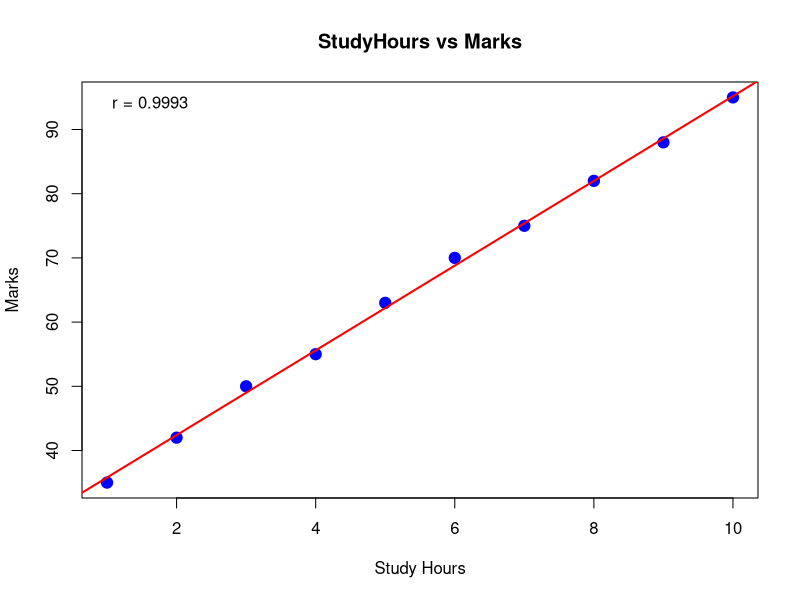

The R script that drew this image:
# Create StudyHours and Marks for 10 students; calculate Pearson correlation and draw a scatter plot.

StudyHours <- c(1, 2, 3, 4, 5, 6, 7, 8, 9, 10)
Marks       <- c(35, 42, 50, 55, 63, 70, 75, 82, 88, 95)

cat("Study Hours:", StudyHours, "\n")
cat("Marks       :", Marks, "\n\n")

pearson_r <- cor(StudyHours, Marks, method = "pearson")
cat("Pearson Correlation Coefficient:", pearson_r, "\n")

plot(StudyHours, Marks, main = "StudyHours vs Marks", xlab = "Study Hours", ylab = "Marks", col = "blue", pch = 19, cex = 1.5)
abline(lm(Marks ~ StudyHours), col = "red", lwd = 2)
legend("topleft", legend = paste("r =", round(pearson_r, 4)), bty = "n")
